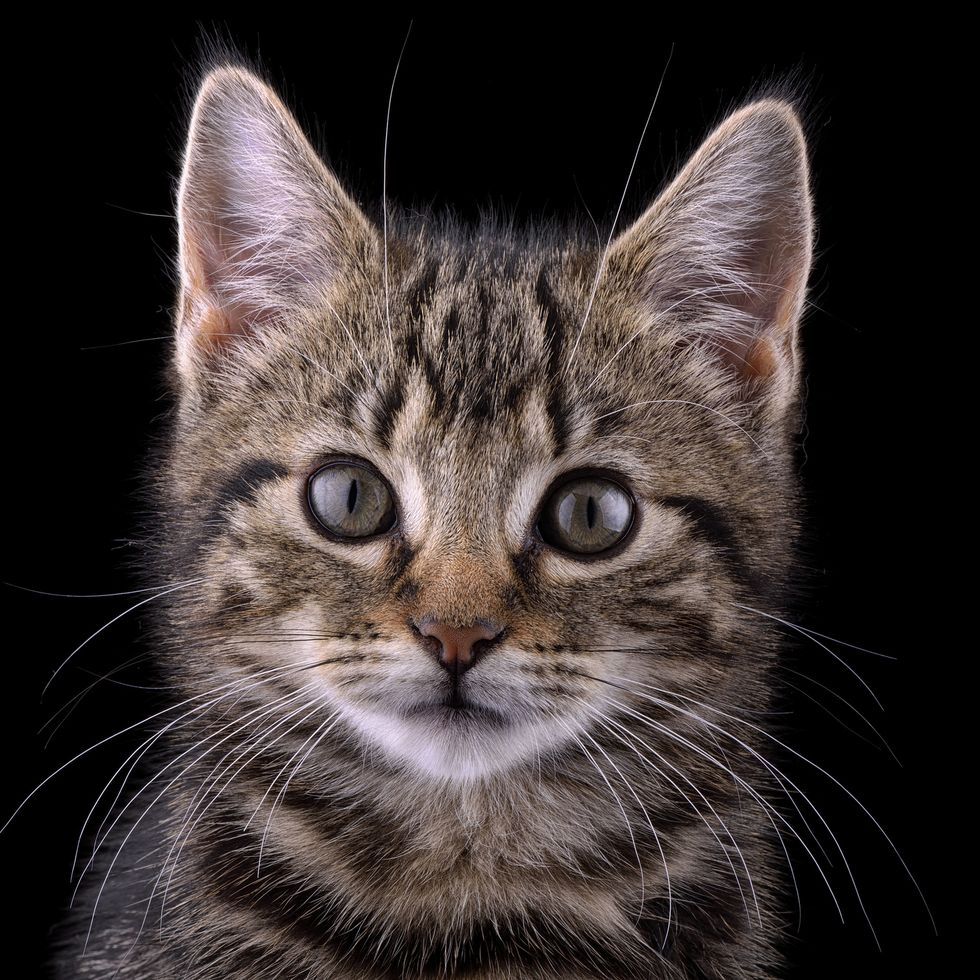
#> input picture OPENCV/images/cat.jpg, 980 x 980 px
$ python transformations.py
#> lines starting #> are read from the running program, lines starting #| are printed output that depends on the picture

import cv2 as cv
import numpy as np


img = cv.imread('images/cat.jpg')
#> img is the input picture: shape (980, 980, 3); mean B, G, R 49.5, 50.9, 59.1
cv.imshow('Cat', img)


# Translation

def translate(img, x, y):
#> called with x = -300, y = 300
    transMat = np.float32([[1,0,x],[0,1,y]])
    dimensions = (img.shape[1],  img.shape[0])          # width ,height
#> dimensions = (980, 980)

    return cv.warpAffine(img,transMat,dimensions)
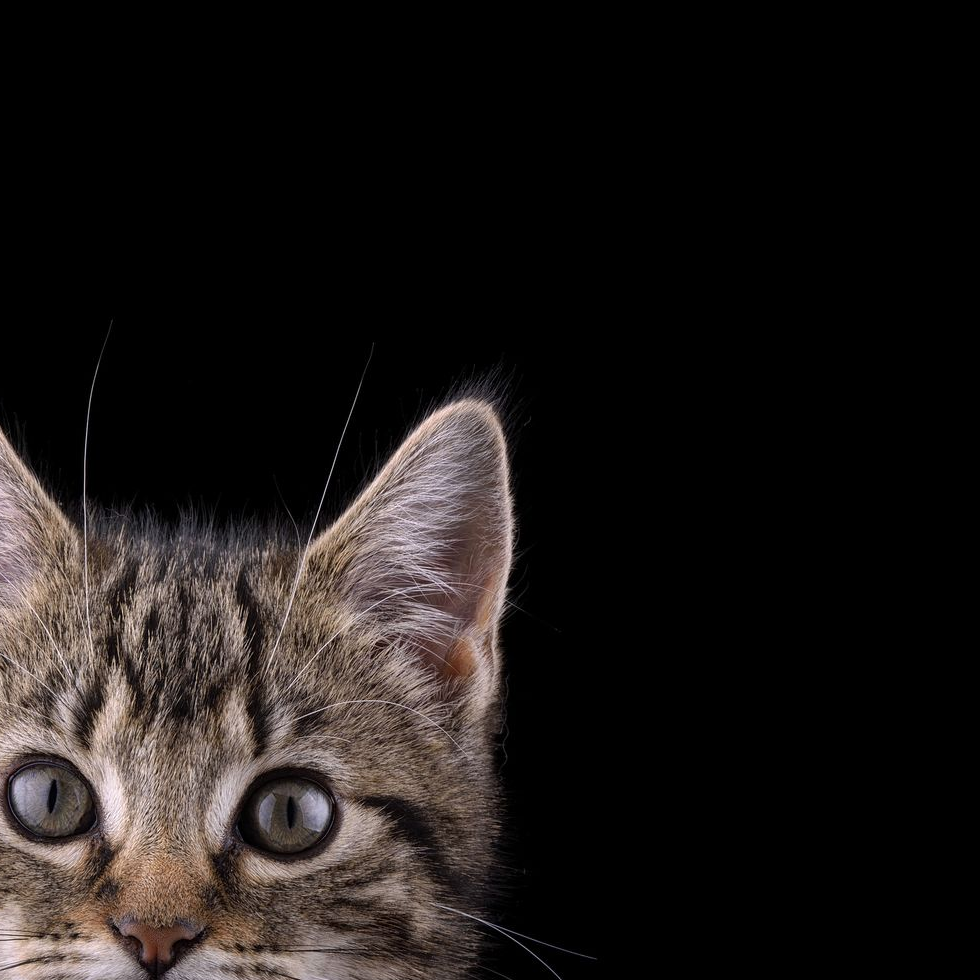
#> returned value: shape (980, 980, 3); mean of channels 0, 1, 2 23.4, 24.8, 29.1; drawn as B, G, R

# -x -->LEFT
# -y  --> up
# x   --> right
# y  --> down


translated = translate(img, -300,300)

cv.imshow('Translated',translated)


# rotation

def rotate(img,angle,rotPoint = None):
#> called with angle = -45
    (height,width) = img.shape[:2]
#> height = 980; width = 980

    if rotPoint ==None :
        rotPoint = (width//2 , height//2)
#> rotPoint = (490, 490)

    rotMat = cv.getRotationMatrix2D(rotPoint,angle,1.0)
    dimensions = (width,height)
#> dimensions = (980, 980)

    return cv.warpAffine(img,rotMat,dimensions)
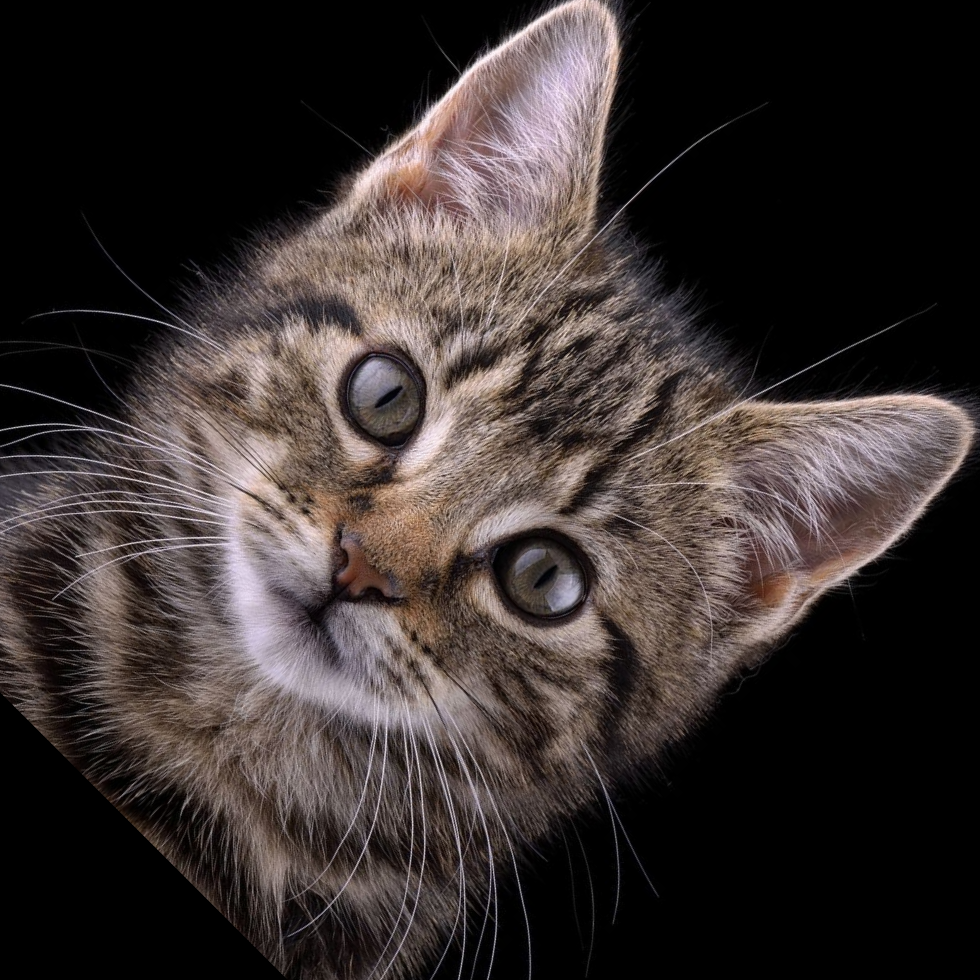
#> returned value: shape (980, 980, 3); mean of channels 0, 1, 2 47.5, 49.1, 57.1; drawn as B, G, R


rotated = rotate(img, -45)

cv.imshow("roatated image" , rotated)


# Resizing

resized = cv.resize(img, (500,1000) , interpolation=cv.INTER_CUBIC)
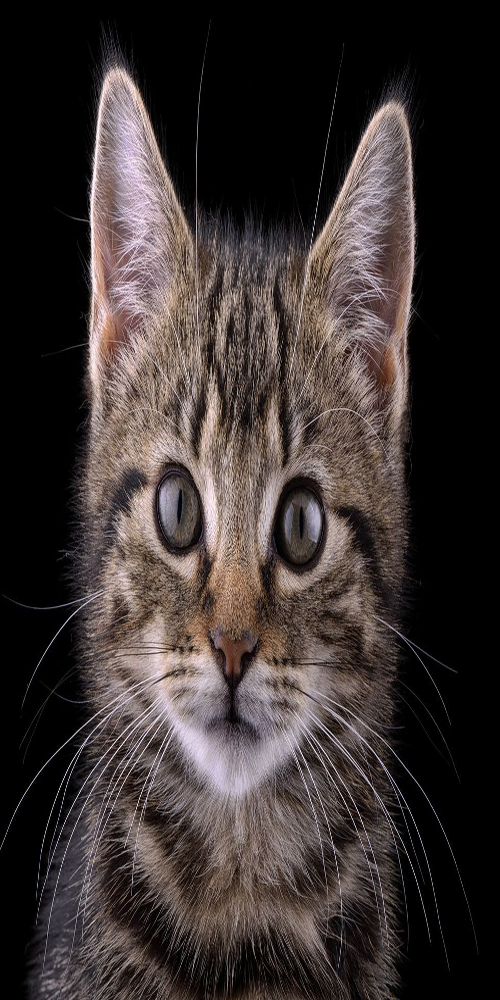
#> resized: shape (1000, 500, 3); mean B, G, R 49.5, 50.9, 59.1

cv.imshow('Resized' , resized)


# Flipping an image
flip = cv.flip(img,-1)
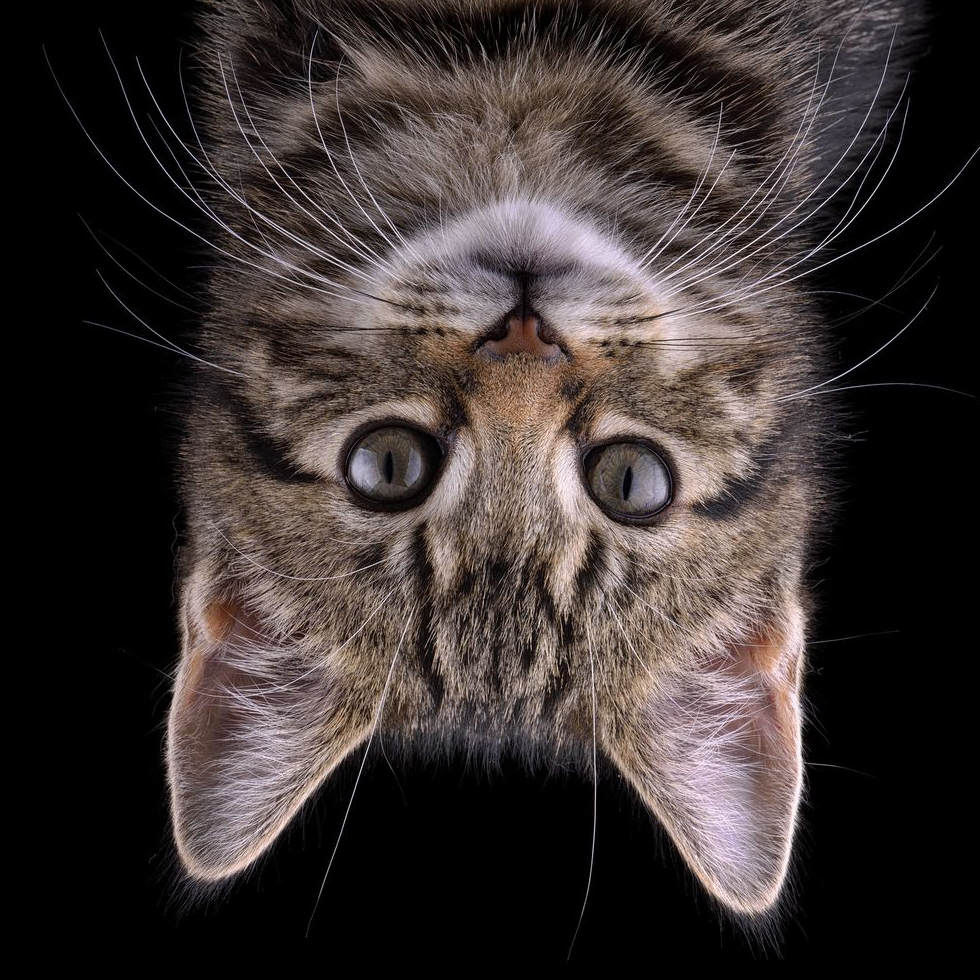
#> flip: shape (980, 980, 3); mean B, G, R 49.5, 50.9, 59.1
cv.imshow('flipped' , flip)

# 0  ->  vertically
# 1  -> horizontally
# -1 ->


# cropping

cropped = img[200:400,300:400]
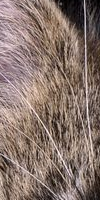
#> cropped: shape (200, 100, 3); mean B, G, R 108, 116.2, 135.4
cv.imshow("cropped", cropped)


cv.waitKey(0)

$ run again, with OPENCV/images/group.jpg copied over OPENCV/images/cat.jpg
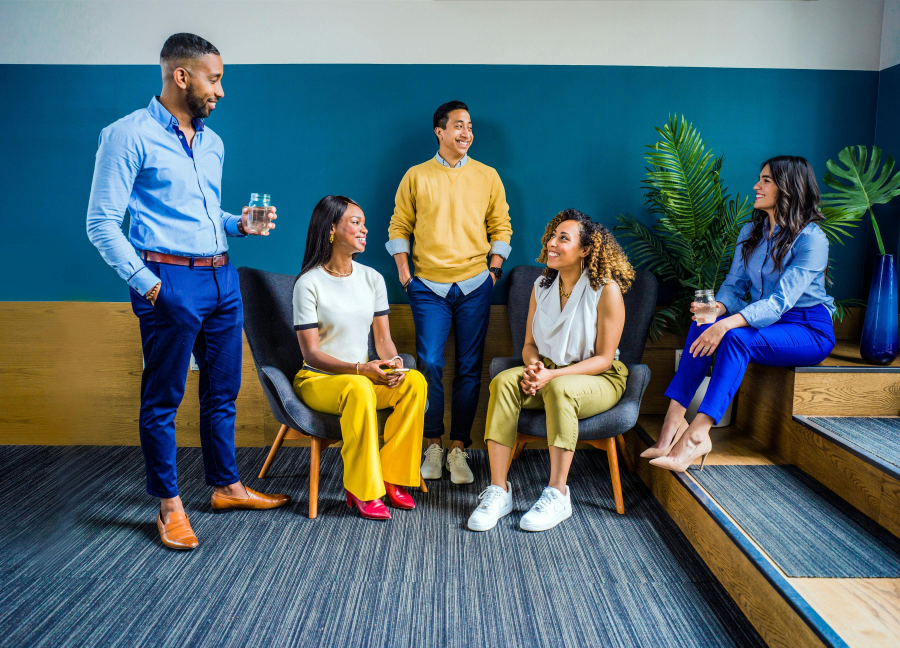
#> input picture OPENCV/images/group.jpg, 3600 x 2591 px (shown at 1/4 size)
#> img is the input picture: shape (2591, 3600, 3); mean B, G, R 111.4, 105.5, 84.8
#> `flip = cv.flip(img,-1)`:
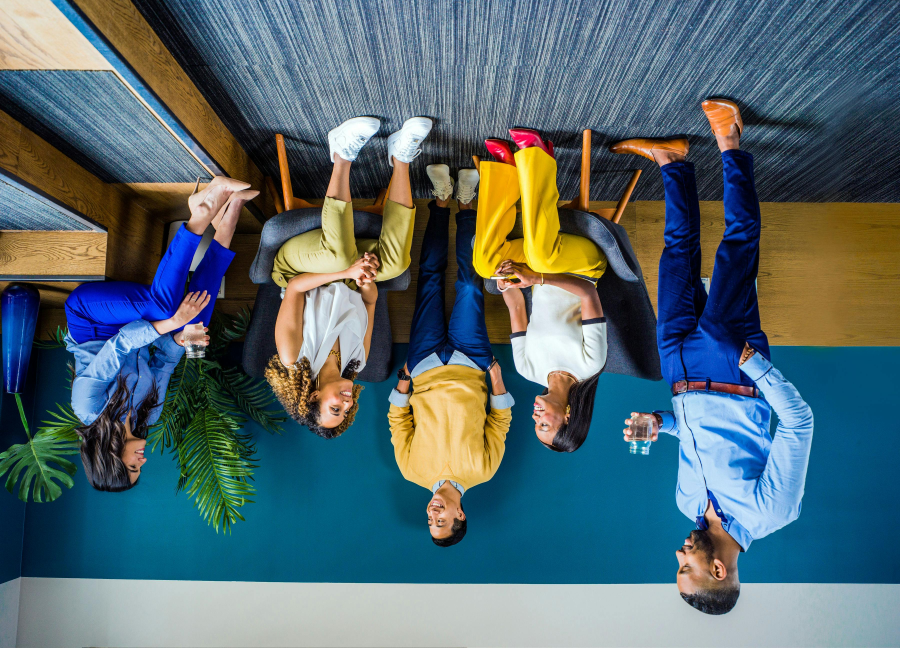
#> flip: shape (2591, 3600, 3) (shown at 1/4 size); mean B, G, R 111.4, 105.5, 84.8
#> `cropped = img[200:400,300:400]`:
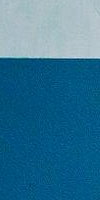
#> cropped: shape (200, 100, 3); mean B, G, R 148.9, 116.2, 51.4

$ run again, with OPENCV/images/lady_face2.jpg copied over OPENCV/images/cat.jpg
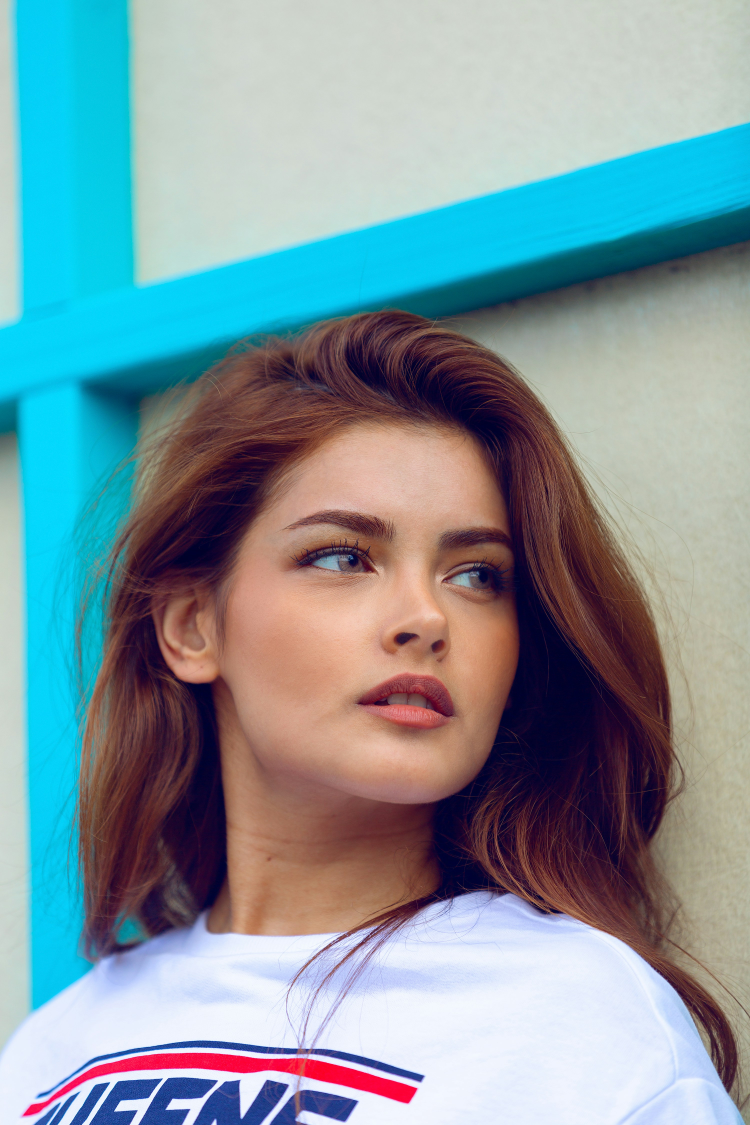
#> input picture OPENCV/images/lady_face2.jpg, 3000 x 4500 px (shown at 1/4 size)
#> img is the input picture: shape (4500, 3000, 3); mean B, G, R 158.9, 151.6, 129.3
#> `flip = cv.flip(img,-1)`:
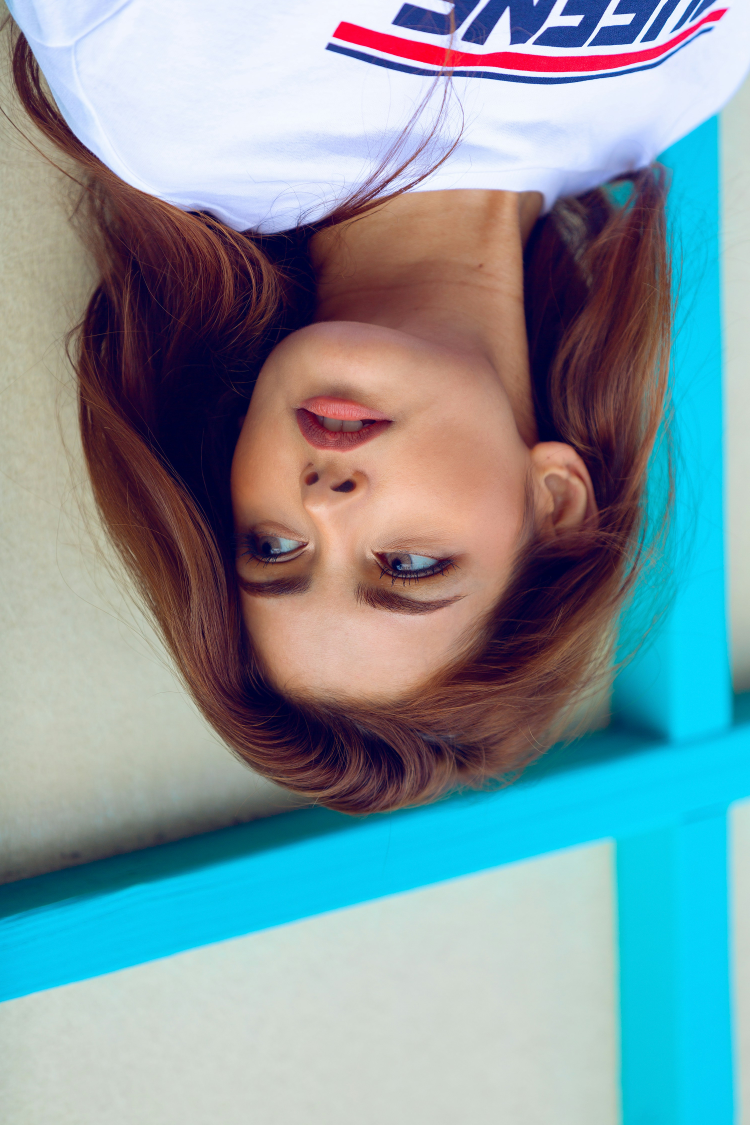
#> flip: shape (4500, 3000, 3) (shown at 1/4 size); mean B, G, R 158.9, 151.6, 129.3
#> `cropped = img[200:400,300:400]`:
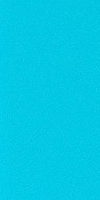
#> cropped: shape (200, 100, 3); mean B, G, R 227.6, 200.4, 3.6
